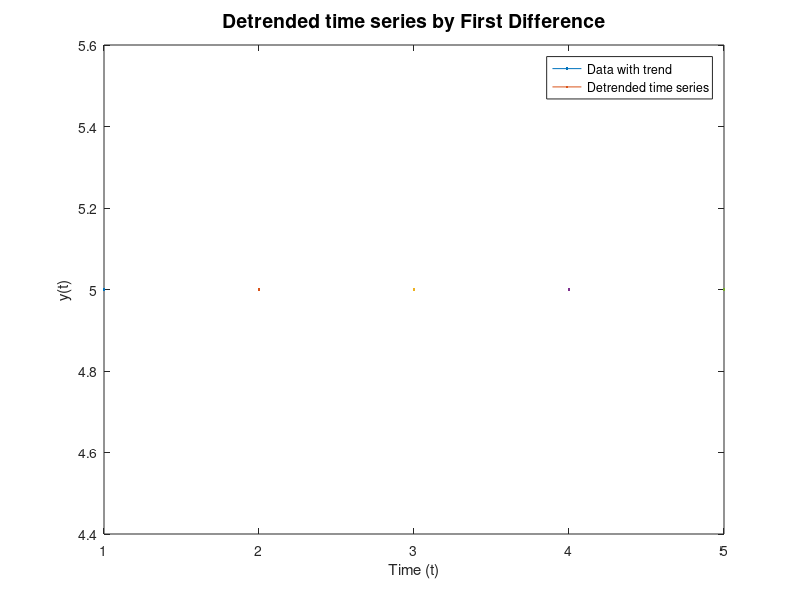

MATLAB code to generate this figure:
%%Script 1.23
% Detrend data with applying first difference TSTN
 
TStrend = input('Give the time series with trend_:'); 
length = input('Give the time series length_:');
t=1:length;
Diff_detreded=diff(TStrend)   % Diff_y1 the time series without trend
plot(t,TStrend,'.-');
hold on 
plot(Diff_detreded,'.-');
legend('Data with trend','Detrended time series')
xlabel('Time (t)'); 
ylabel('y(t)');
title('Detrended time series by First Difference','FontSize',14) 
